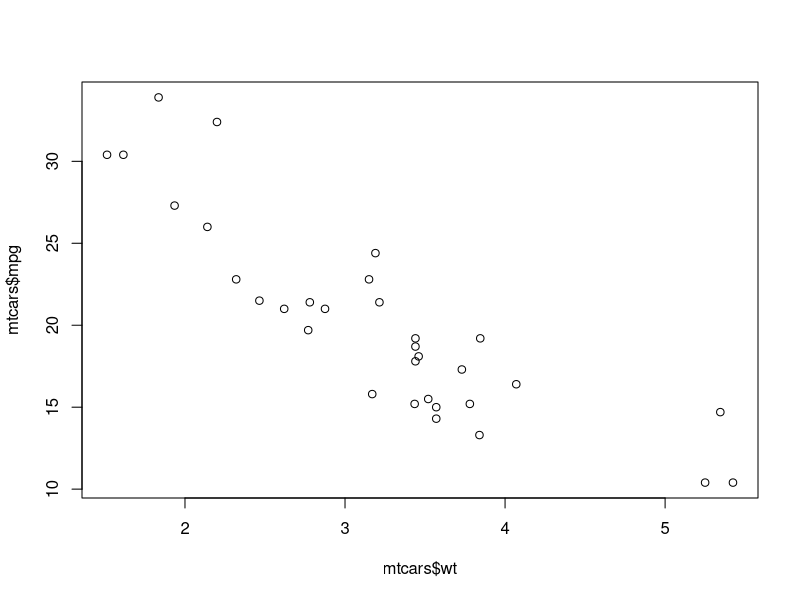
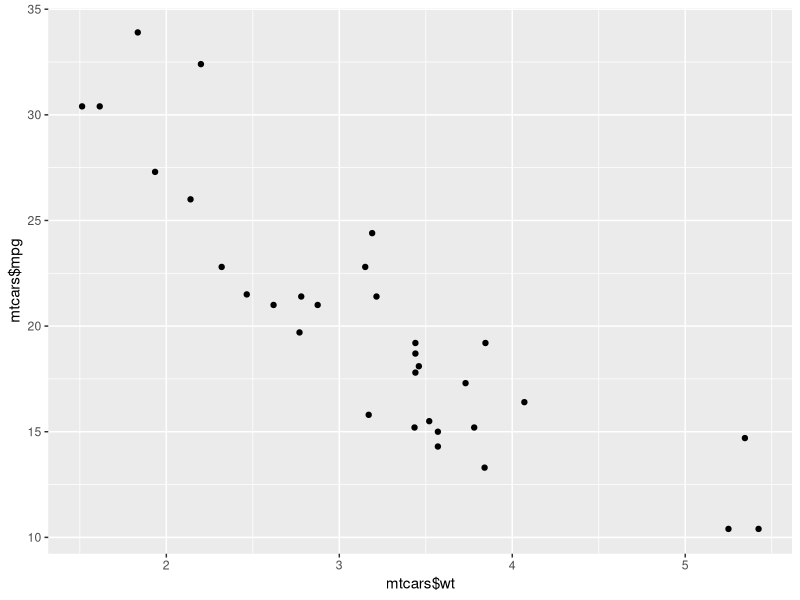
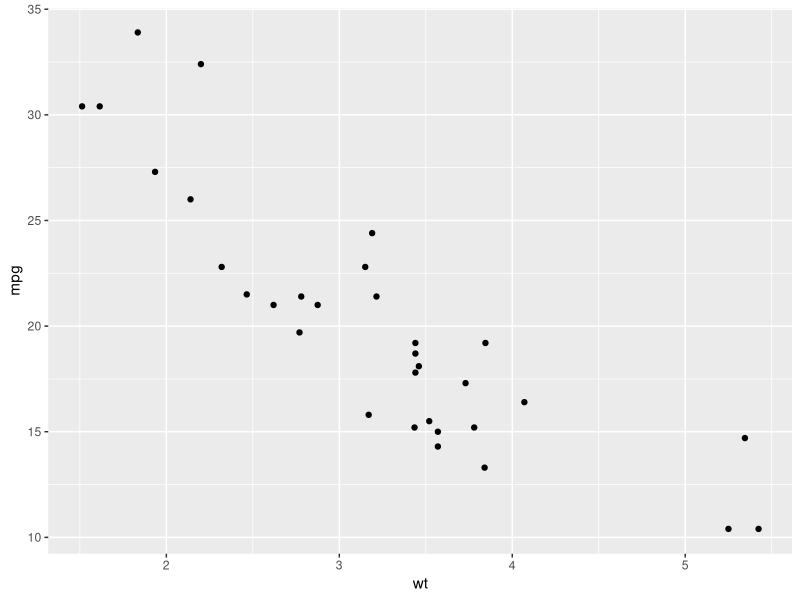
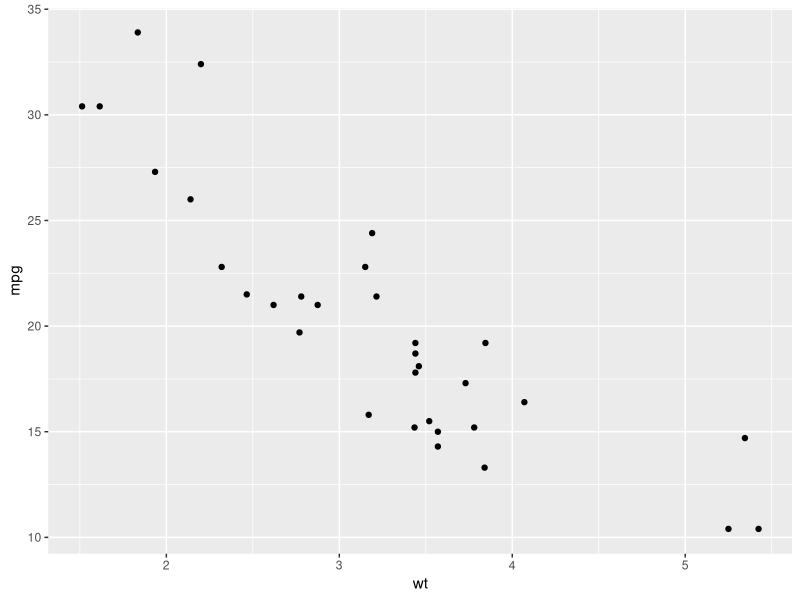
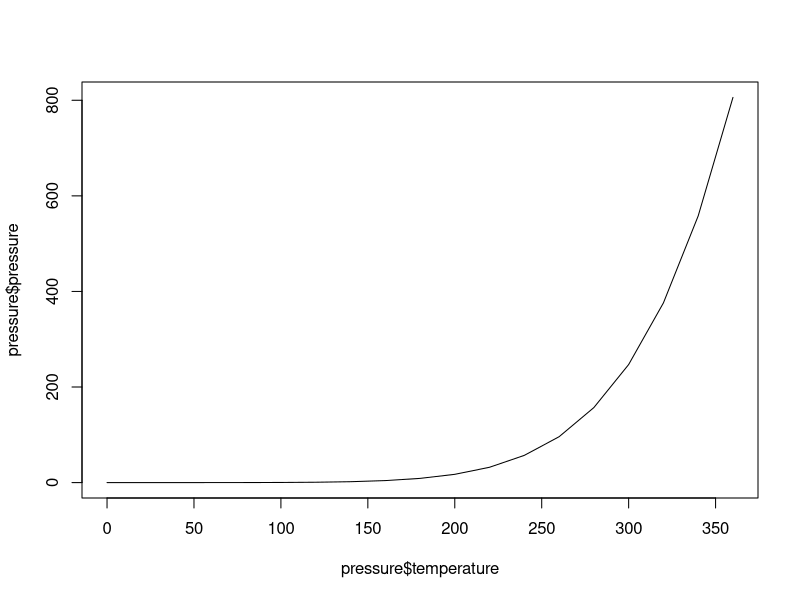
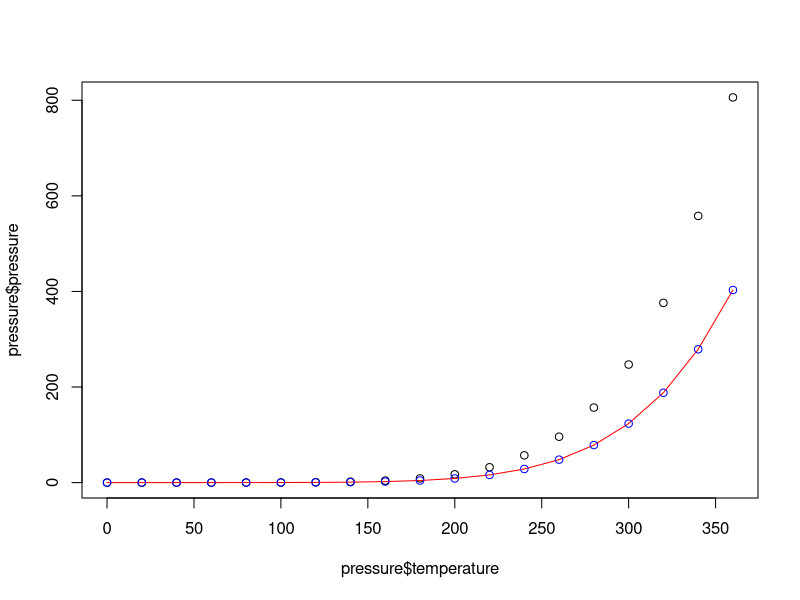
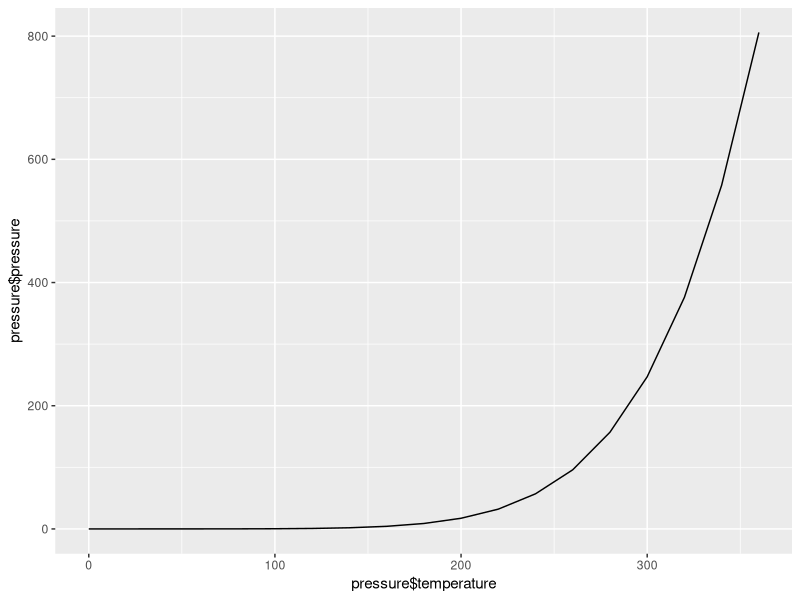
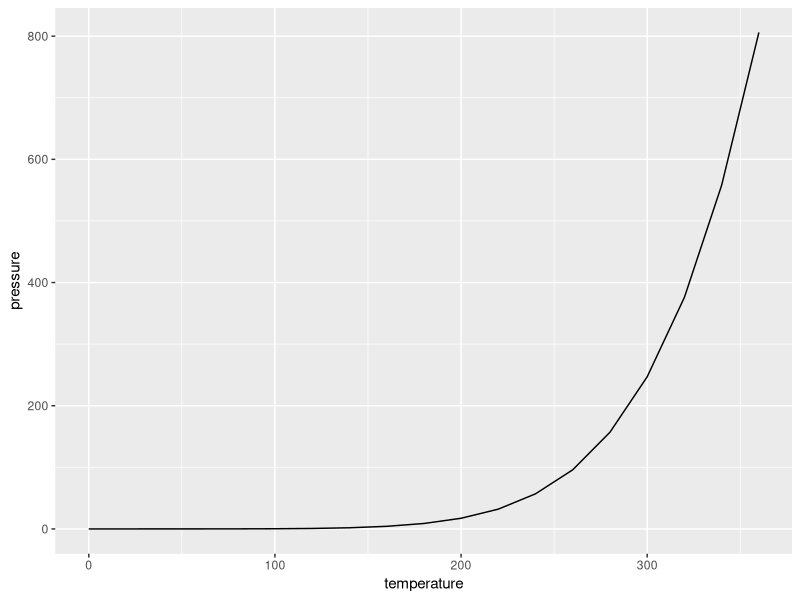

These figures' R source, in order:
# mtcars dataset
plot(mtcars$wt,mtcars$mpg)
library(ggplot2)
qplot(mtcars$wt,mtcars$mpg)
qplot(wt, mpg, data = mtcars)
ggplot(mtcars, aes(x=wt,y=mpg)) + geom_point()

# pressure dataset
plot(pressure$temperature, pressure$pressure, type = "l")
plot(pressure$temperature, pressure$pressure)
lines(pressure$temperature, pressure$pressure/2, col = "red")
points(pressure$temperature, pressure$pressure/2, col = "blue")
qplot(pressure$temperature, pressure$pressure, geom="line")
qplot(temperature, pressure, data = pressure, geom = "line")
ggplot(pressure, aes(x=temperature,y=pressure)) + geom_line() + geom_point()

# Creating bar graphs
barplot(BOD$demand, names.arg = BOD$Time)
table(mtcars$cyl)
barplot(table(mtcars$cyl))
qplot(mtcars$cyl)
qplot(factor(mtcars$cyl))
qplot(factor(cyl), data = mtcars)
ggplot(mtcars, aes(x=factor(cyl))) + geom_bar()

# Creating Histogram
hist(mtcars$mpg)
hist(mtcars$mpg, breaks = 10)
hist(mtcars$mpg, breaks = 5)
hist(mtcars$mpg, breaks = 12)
qplot(mpg, data = mtcars, binwidth=4)
ggplot(mtcars, aes(x=mpg)) + geom_histogram(binwidth=4)
ggplot(mtcars, aes(x=mpg)) + geom_histogram(binwidth=5)

# Creating Box-plot
plot(ToothGrowth$supp, ToothGrowth$len)
boxplot(len ~ supp, data = ToothGrowth)
boxplot(len ~ supp + dose, data = ToothGrowth) # Interaction two separate variables on x-axis
qplot(ToothGrowth$supp, ToothGrowth$len, geom = "boxplot")
qplot(supp, len, data = ToothGrowth, geom = "boxplot")
ggplot(ToothGrowth, aes(x=supp, y=len)) + geom_boxplot()
# Interaction of three separate vectors
qplot(interaction(ToothGrowth$supp, ToothGrowth$dose), ToothGrowth$len, geom="boxplot")
qplot(interaction(supp,dose), len, data = ToothGrowth, geom = "boxplot")
ggplot(ToothGrowth, aes(x=interaction(supp,dose), y=len)) + geom_boxplot()
